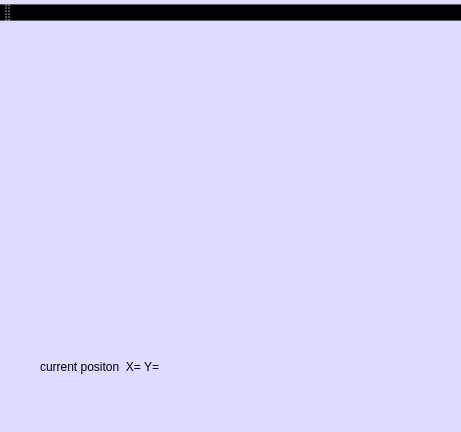
<?xml version="1.0" encoding="UTF-8"?>
<ui version="4.0">
 <class>MainWindow</class>
 <widget class="QMainWindow" name="MainWindow">
  <property name="geometry">
   <rect>
    <x>0</x>
    <y>0</y>
    <width>461</width>
    <height>432</height>
   </rect>
  </property>
  <property name="minimumSize">
   <size>
    <width>461</width>
    <height>432</height>
   </size>
  </property>
  <property name="maximumSize">
   <size>
    <width>461</width>
    <height>432</height>
   </size>
  </property>
  <property name="windowTitle">
   <string>MainWindow</string>
  </property>
  <property name="layoutDirection">
   <enum>Qt::LeftToRight</enum>
  </property>
  <property name="autoFillBackground">
   <bool>false</bool>
  </property>
  <property name="styleSheet">
   <string notr="true">background-color: qlineargradient(spread:pad, x1:1, y1:0, x2:1, y2:0, stop:1 rgba(219, 220, 255, 255));</string>
  </property>
  <widget class="QWidget" name="centralWidget">
   <widget class="fields" name="mouseArea">
    <property name="geometry">
     <rect>
      <x>20</x>
      <y>-20</y>
      <width>420</width>
      <height>360</height>
     </rect>
    </property>
    <property name="mouseTracking">
     <bool>true</bool>
    </property>
    <property name="styleSheet">
     <string notr="true">background-image: url(:/MyFiles/board.png);</string>
    </property>
    <property name="frameShape">
     <enum>QFrame::Box</enum>
    </property>
    <property name="lineWidth">
     <number>0</number>
    </property>
    <property name="text">
     <string/>
    </property>
   </widget>
   <widget class="QLabel" name="testLabel">
    <property name="geometry">
     <rect>
      <x>40</x>
      <y>320</y>
      <width>151</width>
      <height>51</height>
     </rect>
    </property>
    <property name="mouseTracking">
     <bool>true</bool>
    </property>
    <property name="frameShape">
     <enum>QFrame::NoFrame</enum>
    </property>
    <property name="text">
     <string>current positon  X= Y=</string>
    </property>
   </widget>
   <widget class="QLabel" name="testLabel2">
    <property name="geometry">
     <rect>
      <x>250</x>
      <y>360</y>
      <width>67</width>
      <height>17</height>
     </rect>
    </property>
    <property name="mouseTracking">
     <bool>true</bool>
    </property>
    <property name="frameShape">
     <enum>QFrame::NoFrame</enum>
    </property>
    <property name="text">
     <string/>
    </property>
   </widget>
   <zorder>testLabel</zorder>
   <zorder>testLabel2</zorder>
   <zorder>mouseArea</zorder>
  </widget>
  <widget class="QMenuBar" name="menuBar">
   <property name="geometry">
    <rect>
     <x>0</x>
     <y>0</y>
     <width>461</width>
     <height>25</height>
    </rect>
   </property>
   <widget class="QMenu" name="menuconnect_4">
    <property name="title">
     <string/>
    </property>
   </widget>
   <widget class="QMenu" name="menu">
    <property name="title">
     <string/>
    </property>
   </widget>
   <addaction name="menuconnect_4"/>
   <addaction name="menu"/>
  </widget>
  <widget class="QToolBar" name="mainToolBar">
   <attribute name="toolBarArea">
    <enum>TopToolBarArea</enum>
   </attribute>
   <attribute name="toolBarBreak">
    <bool>false</bool>
   </attribute>
  </widget>
  <widget class="QStatusBar" name="statusBar"/>
 </widget>
 <layoutdefault spacing="6" margin="11"/>
 <customwidgets>
  <customwidget>
   <class>fields</class>
   <extends>QLabel</extends>
   <header location="global">fields.h</header>
  </customwidget>
 </customwidgets>
 <resources/>
 <connections/>
</ui>
